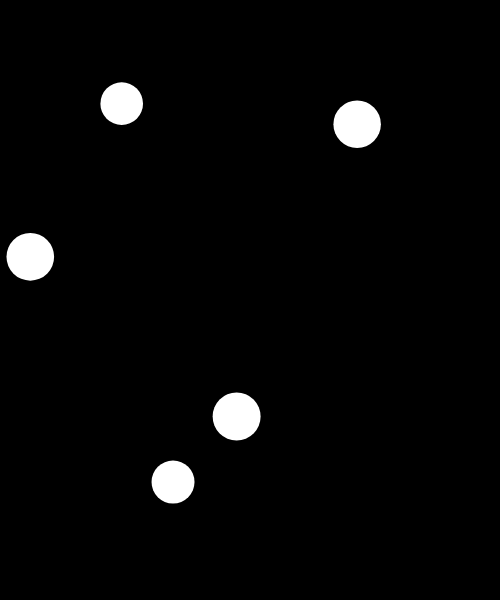
Frame 1 (no input)
Frame 60 (no input): identical to frame 1, image omitted
Frame 120 (the mouse pressed at the canvas centre since frame 60): identical to frame 1, image omitted

The p5.js sketch that drew this single still picture (run headless with seeded random() and noise() and a simulated clock; from frame 60 on, the mouse is pressed at the canvas centre):

// p5.js sketch
// ── sketch.js
// IMA | NYU Shanghai
// MOQN
// Oct 5 2019


let buttons = [];

function setup() {
  createCanvas(500, 600);
  background(0);

  for (let i=0; i<5; i++) {
    buttons.push( new Button(random(width), random(height), random(20,25)) );
  }
}

function draw() {
  background(0);

  for (let b of buttons) {
    b.check(mouseX, mouseY);
    b.display();
  }
}



class Button {
  constructor(x, y, rad) {
    this.x = x;
    this.y = y;
    this.rad = rad;
    this.color = color(255);
    // ***
    this.prevState = false;
  }
  check(x, y) {
    let currState;

    let distance = dist(this.x, this.y, x, y);
    if (distance < this.rad) {
      // in
      currState = true;
    } else {
      // out
      currState = false;
    }

    if (this.prevState == false && currState == true) {
      // just entered (triggered)
      this.color = color(random(255), random(255), random(255));
    } else if (this.prevState == true && currState == true) {
      // in the area (on press)
      this.rad = random(20,25);
    } else if (this.prevState == true && currState == false) {
      //  just moved out (released)
      this.x = random(width);
      this.y = random(height);
    } else {
      // out of the area
      //this.color = color(255);
    }

    this.prevState = currState;
  }
  display() {
    push();
    noStroke();
    fill(this.color);
    ellipse(this.x, this.y, this.rad*2, this.rad*2);
    pop();
  }
}
